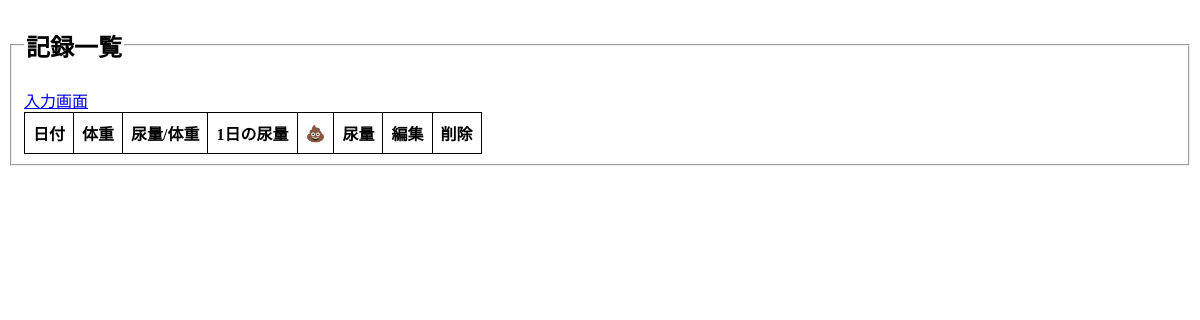
The page /read.php on the database as committed earlier.
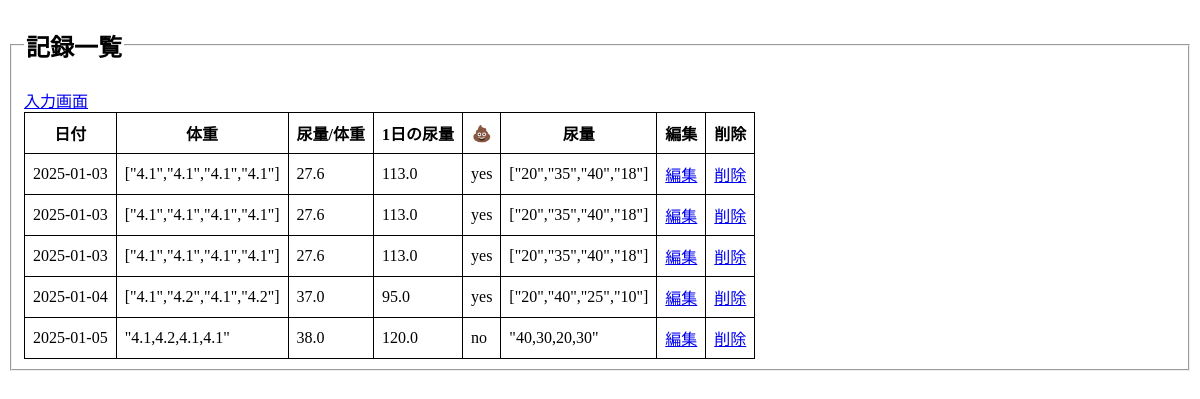
The same page on the database as committed later.
### tables this page shows
CREATE TABLE `healthcare` (
  `id` int(11) NOT NULL,
  `input_date` date NOT NULL,
  `weight` longtext NOT NULL,
  `manual_pee_ratio` decimal(5,1) NOT NULL,
  `total_pee` decimal(5,1) NOT NULL,
  `poop` enum('yes','no') NOT NULL,
  `pee` longtext NOT NULL,
  `created_at` datetime DEFAULT NULL,
  `updated_at` datetime DEFAULT NULL
);

### read.php (the view, shortened to what this page needs)
<?php
$pdo = connect_to_db();
$sql = 'SELECT * FROM healthcare ORDER BY input_date ASC';
$stmt = $pdo->prepare($sql);
try {
    $status = $stmt->execute();
} catch (PDOException $e) {
    echo json_encode(["sql error" => "{$e->getMessage()}"]);
    exit();
}
$result = $stmt->fetchAll(PDO::FETCH_ASSOC);
$output = "";
foreach ($result as $record) {
    $output .= "
    <tr>
    <td>{$record["input_date"]}</td>
    <td>{$record["weight"]}</td>
    <td>{$record["manual_pee_ratio"]}</td>
    <td>{$record["total_pee"]}</td>
    <td>{$record["poop"]}</td>
    <td>{$record["pee"]}</td>
    <td>
        <a href='edit.php?id={$record["id"]}'>編集</a>
    </td>
    <td>
        <a href='delete.php?id={$record["id"]}'>削除</a>
    </td>
    </tr>
";
}
?>
<!DOCTYPE html>
<html lang="ja">
<head>
</head>
<body>
    <fieldset>
        <legend>
            <h2>記録一覧</h2>
        </legend>
        <a href="index.php">入力画面</a>
        <table>
            <thead>
                <tr>
                    <th>日付</th>
                    <th>体重</th>
                    <th>尿量/体重</th>
                    <th>1日の尿量</th>
                    <th>💩</th>
                    <th>尿量</th>
                    <th>編集</th>
                    <th>削除</th>
                </tr>
            </thead>
            <tbody>
                <?= $output ?>
            </tbody>
        </table>
</body>
</html>

### read.php (style rules this page uses)
table { border-collapse: collapse; }
th, td { border: 1px solid black; padding: 8px; }

Rows that differ between the two databases and show on the page:
added healthcare: input_date "2025-01-03", weight "[\"4.1\",\"4.1\",\"4.1\",\"4.1\"]", manual_pee_ratio "27.6", total_pee "113.0", poop "yes", pee "[\"20\",\"35\",\"40\",\"18\"]"
added healthcare: input_date "2025-01-03", weight "[\"4.1\",\"4.1\",\"4.1\",\"4.1\"]", manual_pee_ratio "27.6", total_pee "113.0", poop "yes", pee "[\"20\",\"35\",\"40\",\"18\"]"
added healthcare: input_date "2025-01-03", weight "[\"4.1\",\"4.1\",\"4.1\",\"4.1\"]", manual_pee_ratio "27.6", total_pee "113.0", poop "yes", pee "[\"20\",\"35\",\"40\",\"18\"]"
added healthcare: input_date "2025-01-04", weight "[\"4.1\",\"4.2\",\"4.1\",\"4.2\"]", manual_pee_ratio "37.0", total_pee "95.0", poop "yes", pee "[\"20\",\"40\",\"25\",\"10\"]"
added healthcare: input_date "2025-01-05", weight "\"4.1,4.2,4.1,4.1\"", manual_pee_ratio "38.0", total_pee "120.0", poop "no", pee "\"40,30,20,30\""
